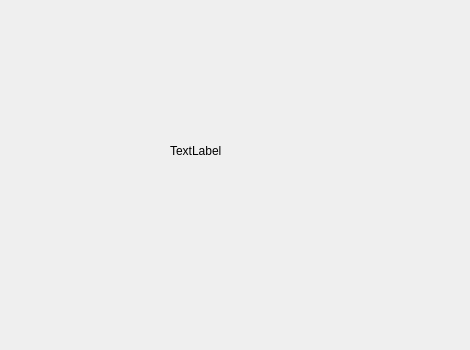
<?xml version="1.0" encoding="UTF-8"?>
<ui version="4.0">
 <class>Widget</class>
 <widget class="QWidget" name="Widget">
  <property name="geometry">
   <rect>
    <x>0</x>
    <y>0</y>
    <width>470</width>
    <height>350</height>
   </rect>
  </property>
  <property name="windowTitle">
   <string>Widget</string>
  </property>
  <widget class="Slabel" name="label">
   <property name="geometry">
    <rect>
     <x>170</x>
     <y>130</y>
     <width>91</width>
     <height>41</height>
    </rect>
   </property>
   <property name="text">
    <string>TextLabel</string>
   </property>
  </widget>
 </widget>
 <customwidgets>
  <customwidget>
   <class>Slabel</class>
   <extends>QLabel</extends>
   <header location="global">slabel.h</header>
  </customwidget>
 </customwidgets>
 <resources/>
 <connections/>
</ui>
